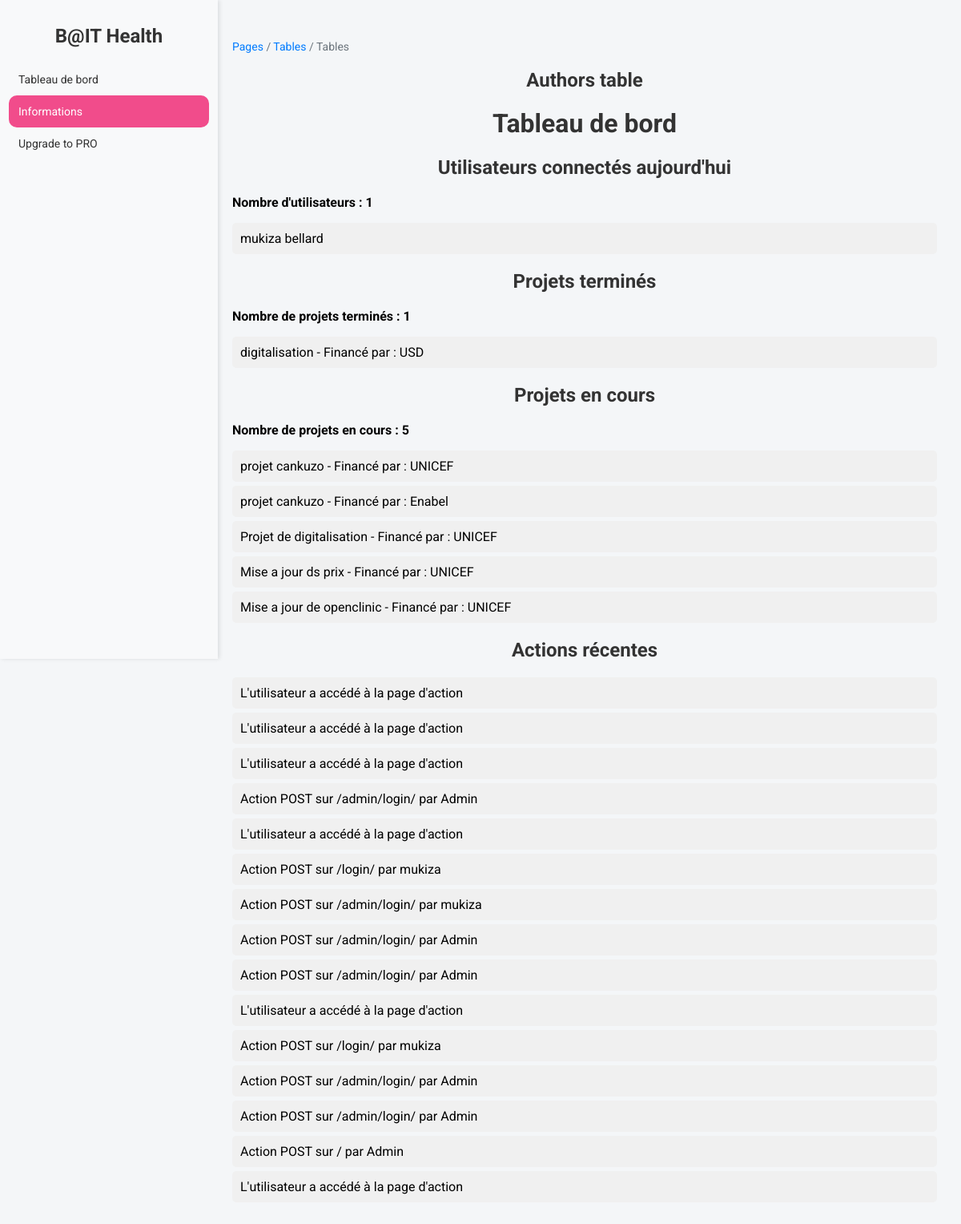
/index, run on the app's committed database.
### App/models.py (models this page shows, shortened)
class Personnel(models.Model):
    user=models.OneToOneField(User, on_delete=models.CASCADE,related_name="personnel_user")
    nom_prenom=models.CharField(max_length=100,blank=True, null=True)
    date_naissance =models.DateField(default=datetime.now,null=True)
    genre =models.CharField(max_length=100,null=True)
    role = models.CharField(max_length=50, null=True,choices=[('Choisisez','Choisisez'),('Chef', 'Chef'), ('Responsable', 'Responsable'),('Technicien','Technicien')])
    telephone =models.CharField(max_length=100,null=True)
    address=models.CharField(max_length=100, null = True)
    date_enre=models.DateField(default=datetime.now,null=True)

class Projet(models.Model):
    nom_projet=models.CharField(max_length=100,null=True)
    responsable_projet=models.ForeignKey(Personnel,on_delete=models.CASCADE,null=True)
    finance_par=models.ForeignKey(Financement,on_delete=models.CASCADE,null=True)
    date_debut=models.DateField(null=True)
    date_fin=models.DateField()
    description_projet=models.CharField(max_length=100,null=True)
    STATUS_CHOICES = [
        ('en_cours', 'En cours'),
        ('termine', 'Terminé'),
    ]
    status = models.CharField(max_length=20, choices=STATUS_CHOICES, default='en_cours')

class Financement(models.Model):
    nom_societe=models.CharField(max_length=100,null=True)
    date_debut=models.DateField(null=True)
    date_fin=models.DateField()

class UserActivity(models.Model):
    user = models.ForeignKey(User, on_delete=models.CASCADE)
    action = models.CharField(max_length=255)
    timestamp = models.DateTimeField(auto_now_add=True)  # Le champ timestamp pour enregistrer l'heure de l'action

### App/views.py (the view)
# urls.py: path('index',views.index ,name='index' ),
def index(request):
    aujourd_hui = now().date()
    utilisateurs_connectes = Personnel.objects.filter(user__last_login__date=aujourd_hui)
    nom_utilisateurs_connectes = [personnel.nom_prenom for personnel in utilisateurs_connectes]  # Liste des noms d'utilisateurs connectés
    projets_termines = Projet.objects.filter(status='termine')
    noms_projets_termines = [(projet.nom_projet, projet.finance_par.nom_societe) for projet in projets_termines]  # Liste des projets terminés avec financeurs
    projets_en_cours = Projet.objects.filter(status='en_cours')  # Retourne un QuerySet
    noms_projets_en_cours = [(projet.nom_projet, projet.finance_par.nom_societe) for projet in projets_en_cours]  # Génère une liste de tuples avec deux éléments
    derniere_semaine = now() - timedelta(days=1)
    actions_recentes = UserActivity.objects.filter(timestamp__gte=derniere_semaine)
    descriptions_actions = [action.action for action in actions_recentes]  # Liste des descriptions d'actions récentes
    context = {
        'utilisateurs_connectes': utilisateurs_connectes.count(),
        'nom_utilisateurs_connectes': nom_utilisateurs_connectes,
        'projets_termines': projets_termines.count(),
        'noms_projets_termines': noms_projets_termines,
        'projets_en_cours': projets_en_cours.count(),
        'noms_projets_en_cours': noms_projets_en_cours,
        'descriptions_actions': descriptions_actions,
    }
    enregistrer_action(request.user, "L'utilisateur a accédé à la page d'action")
    return render(request, 'index.html', context)

### App/utils.py (called while the page is built)
def enregistrer_action(user, description_action):
    if user.is_authenticated:
        UserActivity.objects.create(
            user=user,
            action=description_action
        )

### App/templates/index.html (shortened to what this page needs)
    {% block content %}
    {% load static %}
    <!DOCTYPE html>
    <html lang="en">
    <head>
        <link rel="stylesheet" href="{% static 'css/index.css' %}">
        <link rel="stylesheet" href="{% static 'css/styl.css' %}">
    </head>
    <body>
        <div class="sidebar">
            <h2>B@IT Health</h2>
            <nav style="text-decoration: none;">
                 <a href="{% url 'tableaubord' %}"> Tableau de bord</a>
                 <a href="#" class="active">Informations</a>
            </nav>
            <div class="sidebar-footer">
                <a href="#" class="upgrade-btn">Upgrade to PRO</a>
            </div>
        </div>
        <div class="table-container">
            <div class="breadcrumb">
                <a href="#">Pages</a> / <a href="#">Tables</a> / Tables
            </div>
            <h2>Authors table</h2>
        <h1>Tableau de bord</h1>
        <section>
            <h2>Utilisateurs connectés aujourd'hui</h2>
            <p>Nombre d'utilisateurs : {{ utilisateurs_connectes }}</p>
            <ul>
                {% for nom in nom_utilisateurs_connectes %}
                    <li>{{ nom }}</li>
                {% endfor %}
            </ul>
        </section>
        <section>
            <h2>Projets terminés</h2>
            <p>Nombre de projets terminés : {{ projets_termines }}</p>
            <ul>
                {% for nom_projet, finance_par in noms_projets_termines %}
                    <li>{{ nom_projet }} - Financé par : {{ finance_par }}</li>
                {% endfor %}
            </ul>
        </section>
        <section>
            <h2>Projets en cours</h2>
            <p>Nombre de projets en cours : {{ projets_en_cours }}</p>
            <ul>
                {% for nom_projet, finance_par in noms_projets_en_cours %}
                    <li>{{ nom_projet }} - Financé par : {{ finance_par }}</li>
                {% endfor %}
            </ul>
        </section>
        <section>
            <h2>Actions récentes</h2>
            <ul>
                {% for action in descriptions_actions %}
                    <li>{{ action }}</li>
                {% endfor %}
            </ul>
        </section>
    </div>
</body>
</html>
{% endblock %}

### App/static/css/index.css (style rules this page uses)
h1, h2 { color: #333; text-align: center; }
section { margin-top: 20px; }
p { font-weight: bold; }
ul { list-style-type: none; padding: 0; }
ul li { background-color: #f0f0f0; margin: 5px 0; padding: 10px; border-radius: 5px; }

### App/static/css/styl.css (style rules this page uses)
.sidebar { background-color: #f8f9fa; width: 250px; height: 100vh; position: fixed; left: 0; top: 0; padding: 11px; box-shadow: 2px 0 5px rgba(0, 0, 0, 0.1); }
.sidebar a { display: block; color: #333; padding: 12px; text-decoration: none; font-size: 14px; transition: background-color 0.3s ease; }
.sidebar .active { background-color: #f14c8b; color: white; border-radius: 10px; }
.table-container { margin-left: 260px; padding: 30px; }
body { font-family: 'Roboto', sans-serif; background-color: #f4f6f8; margin: 0; padding: 0; }
h2 { font-size: 24px; color: #333; margin-bottom: 20px; }
.breadcrumb { margin-bottom: 20px; font-size: 14px; color: #6c757d; }
.breadcrumb a { color: #007bff; text-decoration: none; }
.table-container { margin-top: 20px; }
ul { list-style-type: none; padding-left: 0; }
li { margin-bottom: 5px; }

### data on the page
Personnel: nom_utilisateurs_connectes "mukiza bellard"
Projet: noms_projets_termines "digitalisation"
Financement: noms_projets_termines "USD"
Projet: noms_projets_en_cours "projet cankuzo"
Financement: noms_projets_en_cours "UNICEF" "UNICEF" "UNICEF" "UNICEF"
Projet: noms_projets_en_cours "projet cankuzo"
Financement: noms_projets_en_cours "Enabel"
Projet: noms_projets_en_cours "Projet de digitalisation"
Projet: noms_projets_en_cours "Mise a jour ds prix"
Projet: noms_projets_en_cours "Mise a jour de openclinic"
UserActivity: descriptions_actions "L'utilisateur a accédé à la page d'action"
UserActivity: descriptions_actions "L'utilisateur a accédé à la page d'action"
UserActivity: descriptions_actions "L'utilisateur a accédé à la page d'action"
UserActivity: descriptions_actions "Action POST sur /admin/login/ par Admin"
UserActivity: descriptions_actions "L'utilisateur a accédé à la page d'action"
UserActivity: descriptions_actions "Action POST sur /login/ par mukiza"
UserActivity: descriptions_actions "Action POST sur /admin/login/ par mukiza"
UserActivity: descriptions_actions "Action POST sur /admin/login/ par Admin"
UserActivity: descriptions_actions "Action POST sur /admin/login/ par Admin"
UserActivity: descriptions_actions "L'utilisateur a accédé à la page d'action"
UserActivity: descriptions_actions "Action POST sur /login/ par mukiza"
UserActivity: descriptions_actions "Action POST sur /admin/login/ par Admin"
UserActivity: descriptions_actions "Action POST sur /admin/login/ par Admin"
UserActivity: descriptions_actions "Action POST sur / par Admin"
UserActivity: descriptions_actions "L'utilisateur a accédé à la page d'action"

### other printed values
{{ utilisateurs_connectes }} "1"
{{ projets_termines }} "1"
{{ projets_en_cours }} "5"
